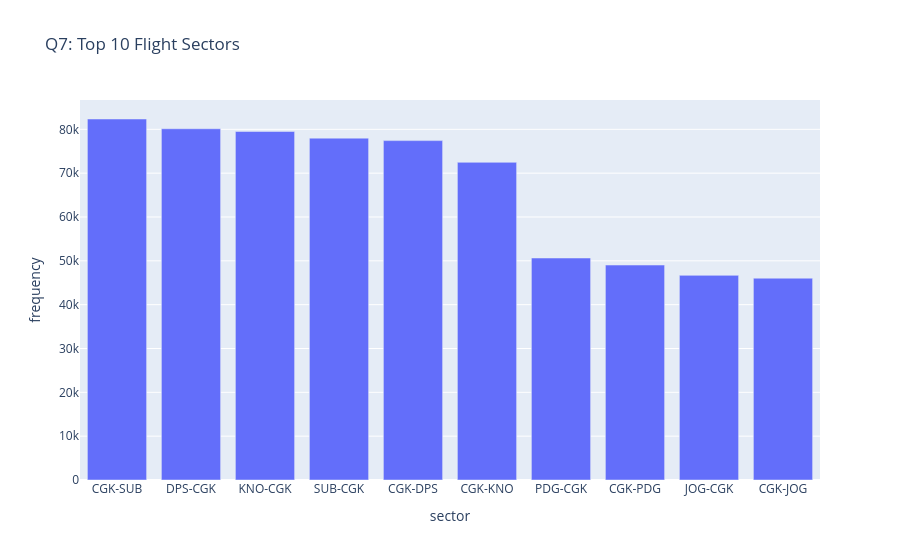

This figure's notebook cell:
### Code cell
# Question 7: Top flight sectors
print("Q7: What are the top 10 most popular flight sectors?")
top_sectors = df_cleaned['sector'].value_counts().head(10).reset_index()
top_sectors.columns = ['sector', 'frequency']
fig7 = px.bar(top_sectors, x='sector', y='frequency',
              title="Q7: Top 10 Flight Sectors")
fig7.show()

### Figure 1 — Plotly figure (JSON) as saved in the notebook; plotly's stock layout.template omitted (floating-point values rounded to 4 significant figures)
{"data": [{"alignmentgroup": "True", "hovertemplate": "sector=%{x}<br>frequency=%{y}<extra></extra>", "legendgroup": "", "marker": {"color": "#636efa", "pattern": {"shape": ""}}, "name": "", "offsetgroup": "", "orientation": "v", "showlegend": false, "textposition": "auto", "type": "bar", "x": ["CGK-SUB", "DPS-CGK", "KNO-CGK", "SUB-CGK", "CGK-DPS", "CGK-KNO", "PDG-CGK", "CGK-PDG", "JOG-CGK", "CGK-JOG"], "xaxis": "x", "y": [82357, 80126, 79510, 77992, 77428, 72475, 50643, 49036, 46685, 46043], "yaxis": "y"}], "layout": {"barmode": "relative", "legend": {"tracegroupgap": 0}, "title": {"text": "Q7: Top 10 Flight Sectors"}, "xaxis": {"anchor": "y", "domain": [0, 1], "title": {"text": "sector"}}, "yaxis": {"anchor": "x", "domain": [0, 1], "title": {"text": "frequency"}}}}
